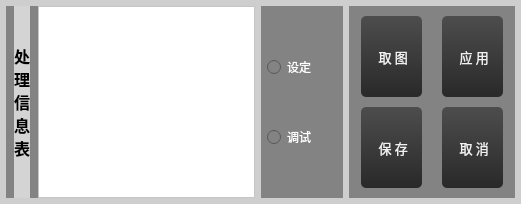
             <widget class="QWidget" name="widget_9" native="true">
              <property name="styleSheet">
               <string notr="true">background-color: rgb(206, 206, 206);</string>
              </property>
              <layout class="QHBoxLayout" name="horizontalLayout_9" stretch="3,1,2">
               <property name="spacing">
                <number>6</number>
               </property>
               <property name="leftMargin">
                <number>6</number>
               </property>
               <property name="topMargin">
                <number>6</number>
               </property>
               <property name="rightMargin">
                <number>6</number>
               </property>
               <property name="bottomMargin">
                <number>6</number>
               </property>
               <item>
                <widget class="QWidget" name="widget_11" native="true">
                 <property name="styleSheet">
                  <string notr="true">
background-color: rgb(131, 131, 131);</string>
                 </property>
                 <layout class="QHBoxLayout" name="horizontalLayout_6">
                  <property name="spacing">
                   <number>8</number>
                  </property>
                  <property name="leftMargin">
                   <number>8</number>
                  </property>
                  <property name="topMargin">
                   <number>0</number>
                  </property>
                  <property name="rightMargin">
                   <number>0</number>
                  </property>
                  <property name="bottomMargin">
                   <number>0</number>
                  </property>
                  <item>
                   <widget class="QLabel" name="label_20">
                    <property name="font">
                     <font>
                      <family>微软雅黑</family>
                      <pointsize>12</pointsize>
                      <weight>75</weight>
                      <bold>true</bold>
                     </font>
                    </property>
                    <property name="styleSheet">
                     <string notr="true">background-color: rgb(212, 212, 212);</string>
                    </property>
                    <property name="text">
                     <string>处
理
信
息
表</string>
                    </property>
                   </widget>
                  </item>
                  <item>
                   <widget class="QListView" name="listView">
                    <property name="styleSheet">
                     <string notr="true">background-color: rgb(255, 255, 255);</string>
                    </property>
                   </widget>
                  </item>
                 </layout>
                </widget>
               </item>
               <item>
                <widget class="QWidget" name="widget_12" native="true">
                 <property name="styleSheet">
                  <string notr="true">background-color: rgb(131, 131, 131);</string>
                 </property>
                 <layout class="QVBoxLayout" name="verticalLayout_2">
                  <property name="leftMargin">
                   <number>6</number>
                  </property>
                  <property name="rightMargin">
                   <number>6</number>
                  </property>
                  <item>
                   <widget class="QRadioButton" name="radioBtnRef">
                    <property name="styleSheet">
                     <string notr="true">font: 75 14pt &quot;微软雅黑&quot;;
color: rgb(255, 255, 255);</string>
                    </property>
                    <property name="text">
                     <string>设定</string>
                    </property>
                   </widget>
                  </item>
                  <item>
                   <widget class="QRadioButton" name="radioBtnCur">
                    <property name="styleSheet">
                     <string notr="true">font: 75 14pt &quot;微软雅黑&quot;;
color: rgb(255, 255, 255);</string>
                    </property>
                    <property name="text">
                     <string>调试</string>
                    </property>
                   </widget>
                  </item>
                 </layout>
                </widget>
               </item>
               <item>
                <widget class="QWidget" name="widget_13" native="true">
                 <property name="styleSheet">
                  <string notr="true">background-color: rgb(131, 131, 131);</string>
                 </property>
                 <layout class="QVBoxLayout" name="verticalLayout_3">
                  <property name="spacing">
                   <number>10</number>
                  </property>
                  <property name="leftMargin">
                   <number>6</number>
                  </property>
                  <property name="topMargin">
                   <number>10</number>
                  </property>
                  <property name="rightMargin">
                   <number>6</number>
                  </property>
                  <property name="bottomMargin">
                   <number>10</number>
                  </property>
                  <item>
                   <layout class="QHBoxLayout" name="horizontalLayout_7">
                    <property name="spacing">
                     <number>20</number>
                    </property>
                    <property name="leftMargin">
                     <number>6</number>
                    </property>
                    <property name="rightMargin">
                     <number>6</number>
                    </property>
                    <item>
                     <widget class="QToolButton" name="toolButtonCapture">
                      <property name="sizePolicy">
                       <sizepolicy hsizetype="Expanding" vsizetype="Expanding">
                        <horstretch>0</horstretch>
                        <verstretch>0</verstretch>
                       </sizepolicy>
                      </property>
                      <property name="font">
                       <font>
                        <family>微软雅黑</family>
                        <pointsize>10</pointsize>
                       </font>
                      </property>
                      <property name="cursor">
                       <cursorShape>PointingHandCursor</cursorShape>
                      </property>
                      <property name="toolTip">
                       <string>保存当前设置</string>
                      </property>
                      <property name="layoutDirection">
                       <enum>Qt::LeftToRight</enum>
                      </property>
                      <property name="styleSheet">
                       <string notr="true">QToolButton{
	border-style: none;
	border: 0px;
	color: #F0F0F0;
	padding: 5px;	
	min-height: 20px;
	border-radius:5px;
	background: qlineargradient(spread:pad, x1:0, y1:0, x2:0, y2:1, stop:0 #4D4D4D, stop:1 #292929); 
}

QToolButton[focusPolicy=&quot;0&quot;] {
	border-style: none;
	border: 0px;
	color: #F0F0F0;
	padding: 0px;	
	min-height: 10px;
	border-radius:3px;
	background: qlineargradient(spread:pad, x1:0, y1:0, x2:0, y2:1, stop:0 #4D4D4D, stop:1 #292929); 
}

QToolButton:hover{ 
	background: qlineargradient(spread:pad, x1:0, y1:0, x2:0, y2:1, stop:0 #636363, stop:1 #575757);
}

QToolButton:pressed{ 
	background: qlineargradient(spread:pad, x1:0, y1:0, x2:0, y2:1, stop:0 #4D4D4D, stop:1 #292929);
}</string>
                      </property>
                      <property name="text">
                       <string> 取 图</string>
                      </property>
                      <property name="icon">
                       <iconset resource="../Icons/Icons.qrc">
                        <normaloff>:/取像.png</normaloff>:/取像.png</iconset>
                      </property>
                      <property name="toolButtonStyle">
                       <enum>Qt::ToolButtonTextBesideIcon</enum>
                      </property>
                     </widget>
                    </item>
                    <item>
                     <widget class="QToolButton" name="toolButtonSave">
                      <property name="sizePolicy">
                       <sizepolicy hsizetype="Expanding" vsizetype="Expanding">
                        <horstretch>0</horstretch>
                        <verstretch>0</verstretch>
                       </sizepolicy>
                      </property>
                      <property name="font">
                       <font>
                        <family>微软雅黑</family>
                        <pointsize>10</pointsize>
                       </font>
                      </property>
                      <property name="cursor">
                       <cursorShape>PointingHandCursor</cursorShape>
                      </property>
                      <property name="toolTip">
                       <string>保存当前设置</string>
                      </property>
                      <property name="layoutDirection">
                       <enum>Qt::LeftToRight</enum>
                      </property>
                      <property name="styleSheet">
                       <string notr="true">QToolButton{
	border-style: none;
	border: 0px;
	color: #F0F0F0;
	padding: 5px;	
	min-height: 20px;
	border-radius:5px;
	background: qlineargradient(spread:pad, x1:0, y1:0, x2:0, y2:1, stop:0 #4D4D4D, stop:1 #292929); 
}

QToolButton[focusPolicy=&quot;0&quot;] {
	border-style: none;
	border: 0px;
	color: #F0F0F0;
	padding: 0px;	
	min-height: 10px;
	border-radius:3px;
	background: qlineargradient(spread:pad, x1:0, y1:0, x2:0, y2:1, stop:0 #4D4D4D, stop:1 #292929); 
}

QToolButton:hover{ 
	background: qlineargradient(spread:pad, x1:0, y1:0, x2:0, y2:1, stop:0 #636363, stop:1 #575757);
}

QToolButton:pressed{ 
	background: qlineargradient(spread:pad, x1:0, y1:0, x2:0, y2:1, stop:0 #4D4D4D, stop:1 #292929);
}</string>
                      </property>
                      <property name="text">
                       <string> 应 用</string>
                      </property>
                      <property name="icon">
                       <iconset resource="../Icons/Icons.qrc">
                        <normaloff>:/应用.png</normaloff>:/应用.png</iconset>
                      </property>
                      <property name="toolButtonStyle">
                       <enum>Qt::ToolButtonTextBesideIcon</enum>
                      </property>
                     </widget>
                    </item>
                   </layout>
                  </item>
                  <item>
                   <layout class="QHBoxLayout" name="horizontalLayout_8">
                    <property name="spacing">
                     <number>20</number>
                    </property>
                    <property name="leftMargin">
                     <number>6</number>
                    </property>
                    <property name="rightMargin">
                     <number>6</number>
                    </property>
                    <item>
                     <widget class="QToolButton" name="toolButtonSaveReturn">
                      <property name="sizePolicy">
                       <sizepolicy hsizetype="Expanding" vsizetype="Expanding">
                        <horstretch>0</horstretch>
                        <verstretch>0</verstretch>
                       </sizepolicy>
                      </property>
                      <property name="font">
                       <font>
                        <family>微软雅黑</family>
                        <pointsize>10</pointsize>
                       </font>
                      </property>
                      <property name="cursor">
                       <cursorShape>PointingHandCursor</cursorShape>
                      </property>
                      <property name="toolTip">
                       <string>保存当前设置并退出</string>
                      </property>
                      <property name="layoutDirection">
                       <enum>Qt::LeftToRight</enum>
                      </property>
                      <property name="styleSheet">
                       <string notr="true">QToolButton{
	border-style: none;
	border: 0px;
	color: #F0F0F0;
	padding: 5px;	
	min-height: 20px;
	border-radius:5px;
	background: qlineargradient(spread:pad, x1:0, y1:0, x2:0, y2:1, stop:0 #4D4D4D, stop:1 #292929); 
}

QToolButton[focusPolicy=&quot;0&quot;] {
	border-style: none;
	border: 0px;
	color: #F0F0F0;
	padding: 0px;	
	min-height: 10px;
	border-radius:3px;
	background: qlineargradient(spread:pad, x1:0, y1:0, x2:0, y2:1, stop:0 #4D4D4D, stop:1 #292929); 
}

QToolButton:hover{ 
	background: qlineargradient(spread:pad, x1:0, y1:0, x2:0, y2:1, stop:0 #636363, stop:1 #575757);
}

QToolButton:pressed{ 
	background: qlineargradient(spread:pad, x1:0, y1:0, x2:0, y2:1, stop:0 #4D4D4D, stop:1 #292929);
}</string>
                      </property>
                      <property name="text">
                       <string> 保 存</string>
                      </property>
                      <property name="icon">
                       <iconset resource="../Icons/Icons.qrc">
                        <normaloff>:/保存.png</normaloff>:/保存.png</iconset>
                      </property>
                      <property name="toolButtonStyle">
                       <enum>Qt::ToolButtonTextBesideIcon</enum>
                      </property>
                     </widget>
                    </item>
                    <item>
                     <widget class="QToolButton" name="toolButtonCancel">
                      <property name="sizePolicy">
                       <sizepolicy hsizetype="Expanding" vsizetype="Expanding">
                        <horstretch>0</horstretch>
                        <verstretch>0</verstretch>
                       </sizepolicy>
                      </property>
                      <property name="font">
                       <font>
                        <family>微软雅黑</family>
                        <pointsize>10</pointsize>
                       </font>
                      </property>
                      <property name="cursor">
                       <cursorShape>PointingHandCursor</cursorShape>
                      </property>
                      <property name="toolTip">
                       <string>取消所有设置</string>
                      </property>
                      <property name="layoutDirection">
                       <enum>Qt::LeftToRight</enum>
                      </property>
                      <property name="styleSheet">
                       <string notr="true">QToolButton{
	border-style: none;
	border: 0px;
	color: #F0F0F0;
	padding: 5px;	
	min-height: 20px;
	border-radius:5px;
	background: qlineargradient(spread:pad, x1:0, y1:0, x2:0, y2:1, stop:0 #4D4D4D, stop:1 #292929); 
}

QToolButton[focusPolicy=&quot;0&quot;] {
	border-style: none;
	border: 0px;
	color: #F0F0F0;
	padding: 0px;	
	min-height: 10px;
	border-radius:3px;
	background: qlineargradient(spread:pad, x1:0, y1:0, x2:0, y2:1, stop:0 #4D4D4D, stop:1 #292929); 
}

QToolButton:hover{ 
	background: qlineargradient(spread:pad, x1:0, y1:0, x2:0, y2:1, stop:0 #636363, stop:1 #575757);
}

QToolButton:pressed{ 
	background: qlineargradient(spread:pad, x1:0, y1:0, x2:0, y2:1, stop:0 #4D4D4D, stop:1 #292929);
}</string>
                      </property>
                      <property name="text">
                       <string> 取 消</string>
                      </property>
                      <property name="icon">
                       <iconset resource="../Icons/Icons.qrc">
                        <normaloff>:/取消.png</normaloff>:/取消.png</iconset>
                      </property>
                      <property name="toolButtonStyle">
                       <enum>Qt::ToolButtonTextBesideIcon</enum>
                      </property>
                     </widget>
                    </item>
                   </layout>
                  </item>
                 </layout>
                </widget>
               </item>
              </layout>
             </widget>
